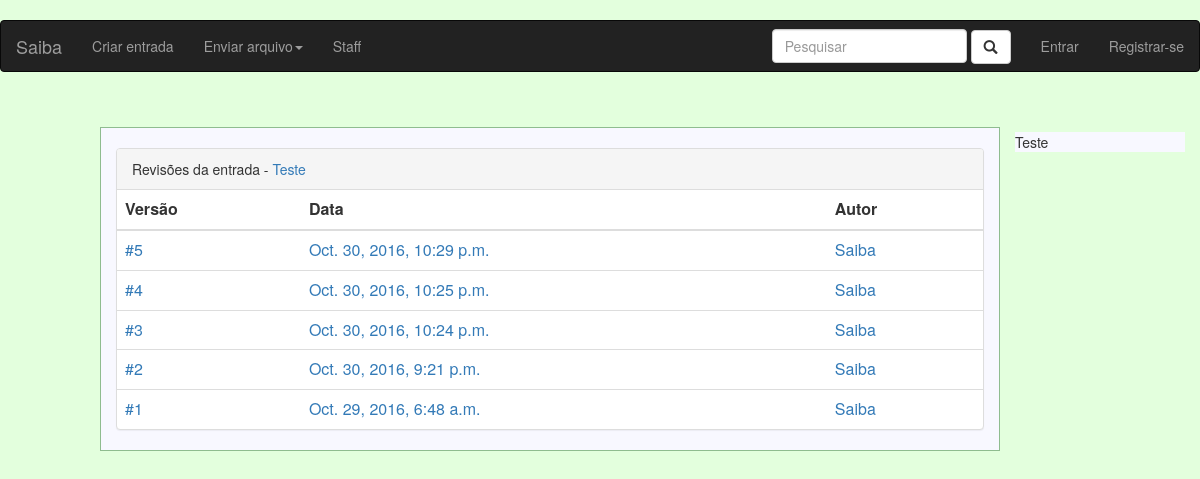
/entrada/teste/historico, run on the app's committed database.
### entry/models.py (models this page shows, shortened)
class Entry(models.Model):
    author                  = models.ForeignKey(User, default=1)
    title                   = models.CharField(max_length=250)
    slug                    = models.SlugField(max_length=250, default="", blank=True)
    status                  = models.ForeignKey(Status, default=1)
    category                = models.ForeignKey(Category, default=1)
    type                    = models.CharField(max_length=100)
    origin                  = models.CharField(max_length=100)
    additional_references   = models.CharField(max_length=100)
    icon                    = models.ImageField(blank=True, upload_to='icon/', default='icon/indice.png')
    hidden                  = models.BooleanField(default=False)
    images_locked           = models.BooleanField(default=False)
    videos_locked           = models.BooleanField(default=False)
    comments_locked         = models.BooleanField(default=False)
    tags                    = models.ManyToManyField('home.Tag', blank=True)
    trending_points         = models.IntegerField(default=0)

class Revision(models.Model):
    author = models.ForeignKey(User, default=1)
    entry = models.ForeignKey(Entry, on_delete=models.CASCADE, related_name="revisions")
    content = models.TextField(max_length=2500, blank=True)
    date = models.DateTimeField(auto_now_add=True, blank=True)
    hidden = models.BooleanField(default=False)

### entry/views.py (the view)
# urls.py: url(r'^(?P<entry_slug>[\w-]+)/historico$', views.history, name='history'),
def history(request, entry_slug):
    entry = get_object_or_404(Entry, slug=entry_slug)
    revisions = Revision.objects.filter(entry=entry, hidden=False).order_by('-id')
    return render(request, escape('entry/history.html'), {'revisions': revisions, 'entry_name':entry.title, 'entry_slug':entry.slug})

### entry/templates/entry/history.html (shortened to what this page needs)
﻿{% extends 'home/base.html' %}
{% block body %}
    <div class="panel panel-default">
        <div class="panel-heading">Revisões da entrada - <a href='{% url 'entry:detail' entry_slug %}'>{{ entry_name }}</a></div>
        <table class="table">
            <thead>
                <tr>
                    <th>Versão</th>
                    <th>Data</th>
                    <th>Autor</th>
                </tr>
            </thead>
            <tbody>
                {% for revision in revisions %}
                        <tr>
                            <td><a href='#'>#{{ forloop.revcounter }}</a></td>
                            <td><a href='{% url 'entry:revision' entry_slug revision.id %}'>{{ revision.date }}</a></td>
                            <td><a href='#'>{{revision.author.username}}</a></td>
                        </tr>
                {% endfor %}
            </tbody>
        </table>
    </div>
{% endblock %}

### data on the page
Entry: title "Teste"
Revision: date "Oct. 30, 2016, 10:29 p.m.", author.username "Saiba"
Revision: date "Oct. 30, 2016, 10:25 p.m.", author.username "Saiba"
Revision: date "Oct. 30, 2016, 10:24 p.m.", author.username "Saiba"
Revision: date "Oct. 30, 2016, 9:21 p.m.", author.username "Saiba"
Revision: date "Oct. 29, 2016, 6:48 a.m.", author.username "Saiba"
